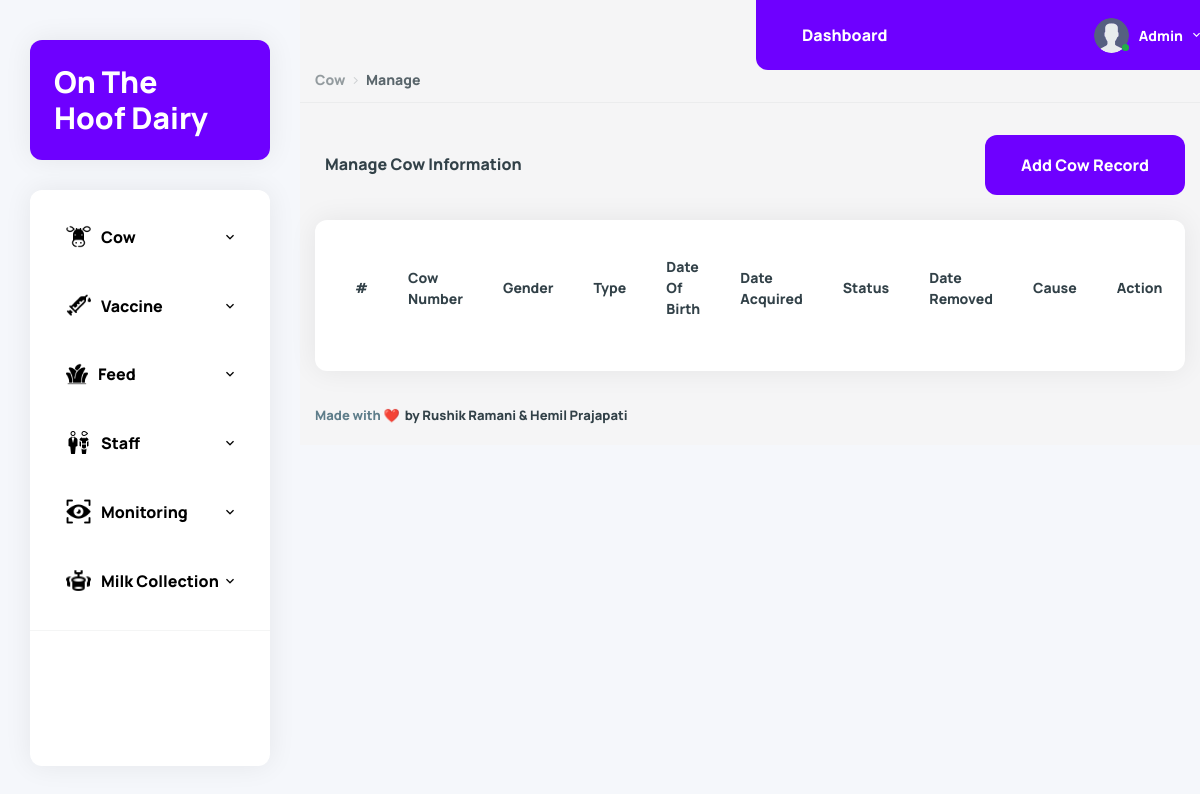
The app's page /OTHD/manage-cow.php (signed in), older data.
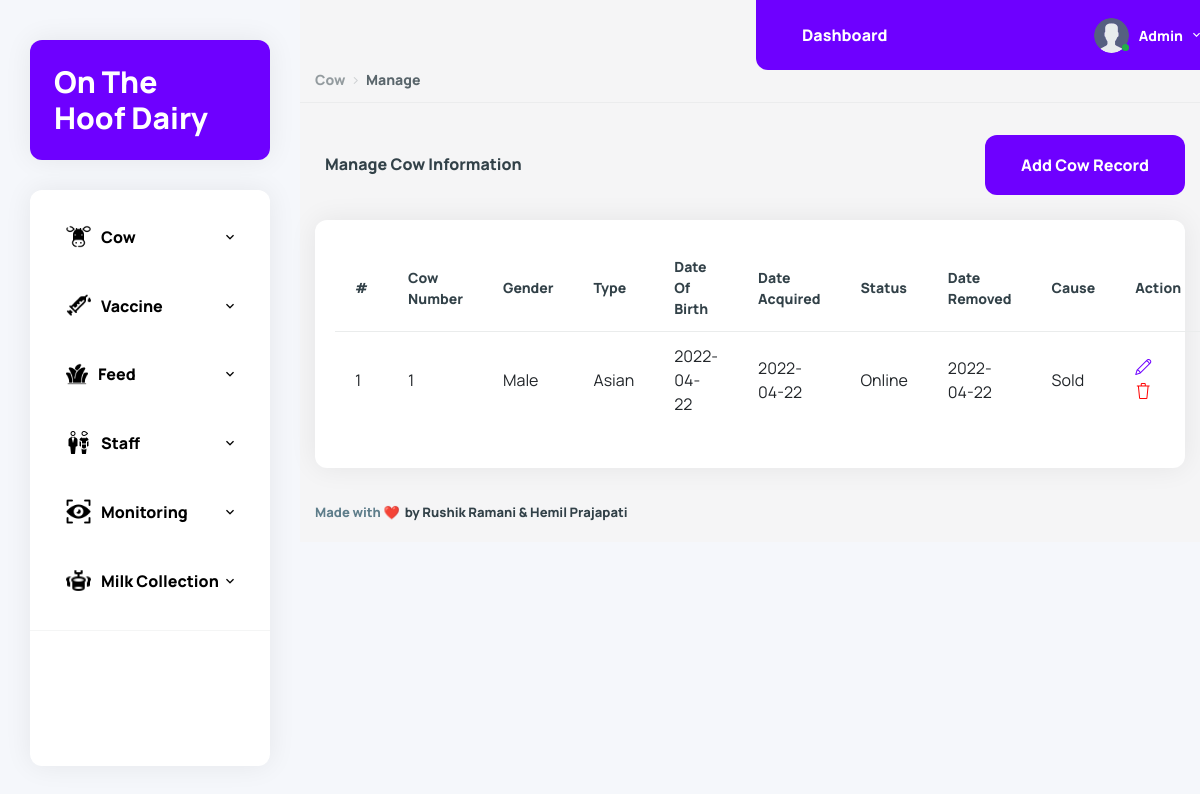
The same page, newer data.
### tables this page shows
CREATE TABLE `tblcow` (
  `Cownumber` int(11) NOT NULL,
  `Gender` tinytext NOT NULL,
  `Breed` tinytext NOT NULL,
  `DateofBirth` date NOT NULL,
  `DateAcquired` date NOT NULL,
  `Status` varchar(150) NOT NULL,
  `DateRemoved` date NOT NULL,
  `Cause` tinytext NOT NULL
);

### OTHD/manage-cow.php (the view, shortened to what the changed rows need)
<?php
include('includes/config.php');
if (strlen($_SESSION['aid'] == 0)) {
    header('location:logout.php');
} else {
?>
    <!DOCTYPE html>
    <html lang="en">
    <head>
        <link href="vendors/datatables.net-dt/css/jquery.dataTables.min.css" rel="stylesheet" type="text/css" />
        <link href="vendors/datatables.net-responsive-dt/css/responsive.dataTables.min.css" rel="stylesheet" type="text/css" />
        <link href="vendors/jquery-toggles/css/toggles.css" rel="stylesheet" type="text/css">
        <link href="vendors/jquery-toggles/css/themes/toggles-light.css" rel="stylesheet" type="text/css">
        <link href="dist/css/style.css" rel="stylesheet" type="text/css">
        <script src="https://cdn.tailwindcss.com"></script>
    </head>
    <body>
        <div class="hk-wrapper hk-vertical-nav ml-[300px]">
            <?php include_once('includes/navbar.php');
            include_once('includes/sidebar.php');
            ?>
            <div class="hk-pg-wrapper ml-0">
                <div class="container">
                    <div class="row" id="invoice">
                        <div class="col-xl-12">
                            <section class="hk-sec-wrapper rounded-xl">
                                <div class="row">
                                    <div class="col-sm">
                                        <div class="table-wrap">
                                            <table id="example" class="table table-hover w-100 display pb-30">
                                                <thead>
                                                    <tr>
                                                        <th>#</th>
                                                        <th>Cow Number</th>
                                                        <th>Gender</th>
                                                        <th>Type</th>
                                                        <th>Date of Birth</th>
                                                        <th>Date Acquired </th>
                                                        <th>Status</th>
                                                        <th>Date Removed </th>
                                                        <th>Cause </th>
                                                        <th>Action </th>
                                                    </tr>
                                                </thead>
                                                <tbody>
                                                    <?php
                                                    $query = mysqli_query($con, "select * from tblcow");
                                                    $cnt = 1;
                                                    while ($row = mysqli_fetch_array($query)) {
                                                    ?>
                                                        <tr>
                                                            <td><?php echo $cnt; ?></td>
                                                            <td><?php echo $row['Cownumber']; ?></td>
                                                            <td><?php echo $row['Gender']; ?></td>
                                                            <td><?php echo $row['Breed']; ?></td>
                                                            <td><?php echo $row['DateofBirth']; ?></td>
                                                            <td><?php echo $row['DateAcquired']; ?></td>
                                                            <td><?php echo $row['Status']; ?></td>
                                                            <td><?php echo $row['DateRemoved']; ?></td>
                                                            <td><?php echo $row['Cause']; ?></td>
                                                            <td>
                                                                <a href="edit-cow.php?Cownumber=<?= strip_tags($row['Cownumber']) ?>" class="mr-25" data-toggle="tooltip" data-original-title="Edit"> <i class="icon-pencil"></i></a>
                                                                <a href="manage-cow.php?Cownumber=<?= strip_tags($row['Cownumber']) ?>" data-toggle="tooltip" data-original-title="Delete" onclick="return confirm('Do you really want to delete?');"> <i class="icon-trash txt-danger"></i> </a>
                                                            </td>
                                                        </tr>
                                                    <?php
                                                        $cnt++;
                                                    } ?>
                                                </tbody>
                                            </table>
                                        </div>
                                    </div>
                                </div>
                            </section>
                        </div>
                    </div>
                </div>
            </div>
        </div>
    </body>
    </html>
<?php } ?>

Row changes from the older to the newer data that the page shows:
added tblcow: Cownumber "1", Gender "Male", Breed "Asian", DateofBirth "2022-04-22", DateAcquired "2022-04-22", Status "Online", DateRemoved "2022-04-22", Cause "Sold"
